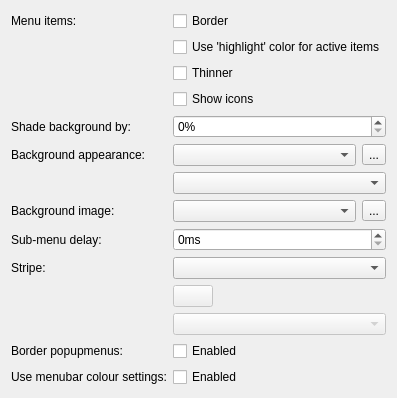
     <widget class="QWidget" name="page_23">
      <layout class="QFormLayout" name="formLayout_14">
       <item row="0" column="0">
        <widget class="QLabel" name="label_60">
         <property name="text">
          <string>Menu items:</string>
         </property>
        </widget>
       </item>
       <item row="0" column="1">
        <widget class="QCheckBox" name="borderMenuitems">
         <property name="toolTip">
          <string>&lt;p&gt;If enabled, selcted menuitems will be drawn with a border around the gradient. This will cause them to have a rounded look if the general round setting is not set to none.</string>
         </property>
         <property name="text">
          <string>Border</string>
         </property>
        </widget>
       </item>
       <item row="1" column="1">
        <widget class="QCheckBox" name="useHighlightForMenu">
         <property name="toolTip">
          <string>&lt;p&gt;If enabled, selected menuitems will be drawn using the 'highlight' color, otherwise a darkened shade of the background color will be used instead.</string>
         </property>
         <property name="text">
          <string>Use 'highlight' color for active items</string>
         </property>
        </widget>
       </item>
       <item row="2" column="1">
        <widget class="QCheckBox" name="thin_menuitems">
         <property name="toolTip">
          <string>&lt;p&gt;Enable this to reduce the height of menuitems.</string>
         </property>
         <property name="text">
          <string>Thinner</string>
         </property>
        </widget>
       </item>
       <item row="3" column="1">
        <widget class="QCheckBox" name="menuIcons">
         <property name="toolTip">
          <string>&lt;p&gt;If enabled, then icons associated with menuitems will be drawn, otherwise they will be hidden (but the space they would have occupied will still be there).</string>
         </property>
         <property name="text">
          <string>Show icons</string>
         </property>
        </widget>
       </item>
       <item row="4" column="0">
        <widget class="QLabel" name="label_26">
         <property name="text">
          <string>Shade background by:</string>
         </property>
        </widget>
       </item>
       <item row="4" column="1">
        <widget class="QSpinBox" name="lighterPopupMenuBgnd" native="true">
         <property name="toolTip">
          <string>&lt;p&gt;Defines the amount by which the popup menu background will be lightened (or darkened).</string>
         </property>
         <property name="suffix" stdset="0">
          <string>%</string>
         </property>
        </widget>
       </item>
       <item row="5" column="0">
        <widget class="QLabel" name="label_75">
         <property name="text">
          <string>Background appearance:</string>
         </property>
        </widget>
       </item>
       <item row="5" column="1">
        <layout class="QHBoxLayout" name="horizontalLayout_6">
         <item>
          <widget class="QComboBox" name="menuBgndAppearance">
           <property name="toolTip">
            <string>&lt;p&gt;Defines the gradient applied to the background of the popup menus.</string>
           </property>
          </widget>
         </item>
         <item>
          <widget class="QToolButton" name="menuBgndAppearance_btn">
           <property name="text">
            <string>...</string>
           </property>
          </widget>
         </item>
        </layout>
       </item>
       <item row="6" column="1">
        <widget class="QComboBox" name="menuBgndGrad">
         <property name="toolTip">
          <string>&lt;p&gt;Defines background gradient orientation.</string>
         </property>
        </widget>
       </item>
       <item row="7" column="0">
        <widget class="QLabel" name="label_xx">
         <property name="text">
          <string>Background image:</string>
         </property>
        </widget>
       </item>
       <item row="7" column="1">
        <layout class="QHBoxLayout" name="horizontalLayout_7">
         <item>
          <widget class="QComboBox" name="menuBgndImage">
           <property name="toolTip">
            <string>&lt;p&gt;This adds a background image to popup menus.
            &lt;ul&gt;&lt;li&gt;None - No image.&lt;/li&gt;&lt;li&gt;Bordered rings - 'Air' like rings with borders.&lt;/li&gt;&lt;li&gt;Plain rings - 'Air' like rings, but without any border.&lt;/li&gt;&lt;li&gt;Square rings - 3 simple rounded sqaures.&lt;/li&gt;&lt;/ul&gt;&lt;/p&gt;</string>
           </property>
          </widget>
         </item>
         <item>
          <widget class="QToolButton" name="menuBgndImage_btn">
           <property name="text">
            <string>...</string>
           </property>
          </widget>
         </item>
        </layout>
       </item>
       <item row="8" column="0">
        <widget class="QLabel" name="label_45">
         <property name="text">
          <string>Sub-menu delay:</string>
         </property>
        </widget>
       </item>
       <item row="8" column="1">
        <widget class="QSpinBox" name="menuDelay" native="true">
         <property name="toolTip">
          <string>&lt;p&gt;Defines the delay before a sub-menu appears.</string>
         </property>
         <property name="suffix" stdset="0">
          <string>ms</string>
         </property>
         <property name="prefix" stdset="0">
          <string/>
         </property>
        </widget>
       </item>
       <item row="9" column="0">
        <widget class="QLabel" name="label_44">
         <property name="text">
          <string>Stripe:</string>
         </property>
        </widget>
       </item>
       <item row="9" column="1">
        <widget class="QComboBox" name="menuStripe">
         <property name="toolTip">
          <string>&lt;p&gt;Defines the coloration of the menu-stripe that will be drawn on the left of poup menus - but only if this option is not set to 'none'.</string>
         </property>
        </widget>
       </item>
       <item row="10" column="1">
        <widget class="KColorButton" name="customMenuStripeColor">
         <property name="enabled">
          <bool>false</bool>
         </property>
         <property name="sizePolicy">
          <sizepolicy hsizetype="Fixed" vsizetype="Fixed">
           <horstretch>0</horstretch>
           <verstretch>0</verstretch>
          </sizepolicy>
         </property>
         <property name="toolTip">
          <string>&lt;p&gt;Sets the custom color.</string>
         </property>
        </widget>
       </item>
       <item row="11" column="1">
        <widget class="QComboBox" name="menuStripeAppearance">
         <property name="enabled">
          <bool>false</bool>
         </property>
         <property name="toolTip">
          <string>&lt;p&gt;Defines the gradient to be used for the menu stripe.</string>
         </property>
        </widget>
       </item>
       <item row="12" column="0">
        <widget class="QLabel" name="label_61">
         <property name="text">
          <string>Border popupmenus:</string>
         </property>
        </widget>
       </item>
       <item row="12" column="1">
        <widget class="QCheckBox" name="popupBorder">
         <property name="toolTip">
          <string>&lt;p&gt;If enabled, the whole popup menu will have a border, otherwise no border will be drawn. This option should be enabled unless you have also enabled shadows in your window manager.</string>
         </property>
         <property name="text">
          <string>Enabled</string>
         </property>
        </widget>
       </item>
       <item row="13" column="0">
        <widget class="QLabel" name="label_97">
         <property name="text">
          <string>Use menubar colour settings:</string>
         </property>
        </widget>
       </item>
       <item row="13" column="1">
        <widget class="QCheckBox" name="shadePopupMenu">
         <property name="text">
          <string>Enabled</string>
         </property>
        </widget>
       </item>
      </layout>
     </widget>
